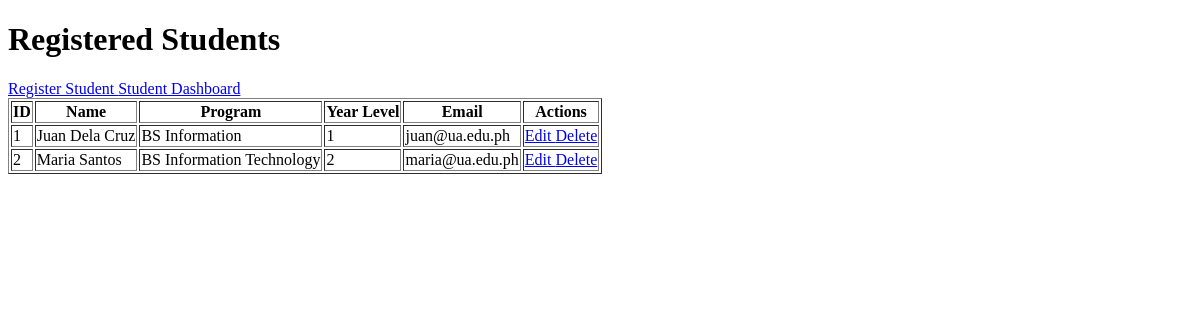
/registration/, run on an earlier commit of the app's database.
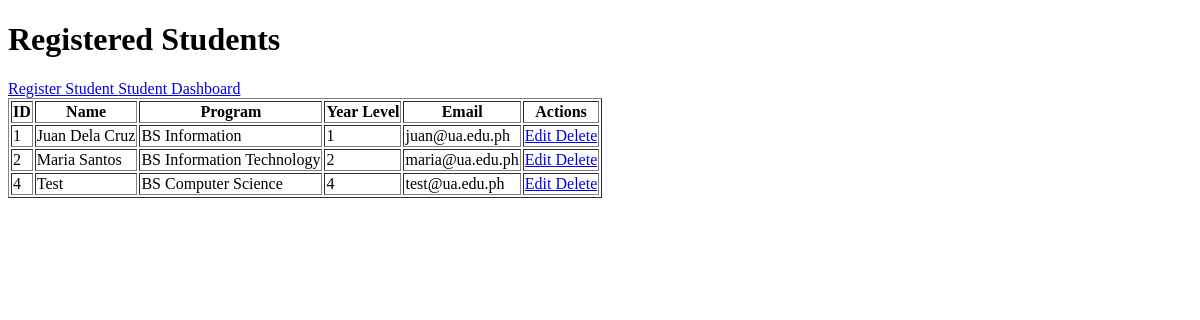
And on a later commit of the database.
### registration/models.py (models this page shows, shortened)
class Student(models.Model):
    student_name = models.CharField(max_length=100)
    program = models.CharField(max_length=100)
    year_level = models.IntegerField()
    email = models.EmailField()

### registration/views.py (the view)
def student_list(request):
    students = Student.objects.all()
    return render(
        request,
        'registration/student_list.html',
        {'students': students}
    )

### registration/templates/registration/student_list.html (shortened to what this page needs)
<!DOCTYPE html>
<html>
<head>
</head>
<body>
    <h1>Registered Students</h1>
    <a href="{% url 'student_create' %}">
        Register Student
    </a>
     <a href="{% url 'student_dashboard' %}">
                    Student Dashboard
    </a>
    <table border="1">
        <tr>
            <th>ID</th>
            <th>Name</th>
            <th>Program</th>
            <th>Year Level</th>
            <th>Email</th>
            <th>Actions</th>
        </tr>
        {% for student in students %}
        <tr>
            <td>{{ student.id }}</td>
            <td>{{ student.student_name }}</td>
            <td>{{ student.program }}</td>
            <td>{{ student.year_level }}</td>
            <td>{{ student.email }}</td>
            <td>
                <a href="{% url 'student_update' student.id %}">
                    Edit
                </a>
                <a href="{% url 'student_delete' student.id %}">
                    Delete
                </a>
            </td>
        </tr>
        {% empty %}
        <tr>
            <td colspan="6">
                No students registered.
            </td>
        </tr>
        {% endfor %}
    </table>
</body>
</html>

What changed in the data, as far as the page shows it:
added Student: id "4", student_name "Test", program "BS Computer Science", year_level "4", email "test@ua.edu.ph"
